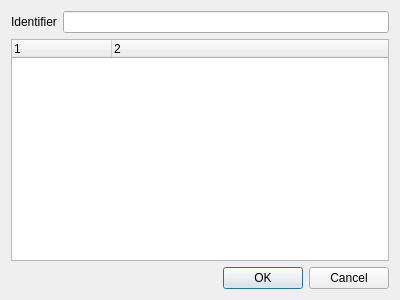
<?xml version="1.0" encoding="UTF-8"?>
<ui version="4.0">
 <class>AddCrossRefDialog</class>
 <widget class="QDialog" name="AddCrossRefDialog">
  <property name="geometry">
   <rect>
    <x>0</x>
    <y>0</y>
    <width>400</width>
    <height>300</height>
   </rect>
  </property>
  <property name="windowTitle">
   <string>Add cross reference - Manuwrite</string>
  </property>
  <layout class="QVBoxLayout" name="verticalLayout">
   <item>
    <layout class="QHBoxLayout" name="horizontalLayout">
     <item>
      <layout class="QVBoxLayout" name="verticalLayout_3">
       <item>
        <widget class="QLabel" name="IdentifierLabel">
         <property name="text">
          <string>Identifier</string>
         </property>
        </widget>
       </item>
      </layout>
     </item>
     <item>
      <layout class="QVBoxLayout" name="verticalLayout_4">
       <item>
        <widget class="QLineEdit" name="IdentiferLineEdit"/>
       </item>
      </layout>
     </item>
    </layout>
   </item>
   <item>
    <widget class="QTreeWidget" name="StructureTreeWidget">
     <property name="columnCount">
      <number>2</number>
     </property>
     <column>
      <property name="text">
       <string notr="true">1</string>
      </property>
     </column>
     <column>
      <property name="text">
       <string notr="true">2</string>
      </property>
     </column>
    </widget>
   </item>
   <item>
    <widget class="QDialogButtonBox" name="buttonBox">
     <property name="orientation">
      <enum>Qt::Horizontal</enum>
     </property>
     <property name="standardButtons">
      <set>QDialogButtonBox::Cancel|QDialogButtonBox::Ok</set>
     </property>
    </widget>
   </item>
  </layout>
 </widget>
 <resources/>
 <connections>
  <connection>
   <sender>buttonBox</sender>
   <signal>accepted()</signal>
   <receiver>AddCrossRefDialog</receiver>
   <slot>accept()</slot>
   <hints>
    <hint type="sourcelabel">
     <x>248</x>
     <y>254</y>
    </hint>
    <hint type="destinationlabel">
     <x>157</x>
     <y>274</y>
    </hint>
   </hints>
  </connection>
  <connection>
   <sender>buttonBox</sender>
   <signal>rejected()</signal>
   <receiver>AddCrossRefDialog</receiver>
   <slot>reject()</slot>
   <hints>
    <hint type="sourcelabel">
     <x>316</x>
     <y>260</y>
    </hint>
    <hint type="destinationlabel">
     <x>286</x>
     <y>274</y>
    </hint>
   </hints>
  </connection>
 </connections>
</ui>
